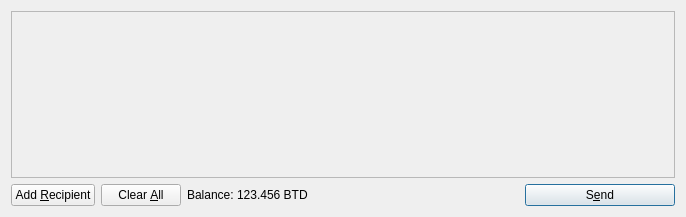
<?xml version="1.0" encoding="UTF-8"?>
<ui version="4.0">
 <class>SendCoinsDialog</class>
 <widget class="QDialog" name="SendCoinsDialog">
  <property name="geometry">
   <rect>
    <x>0</x>
    <y>0</y>
    <width>686</width>
    <height>217</height>
   </rect>
  </property>
  <property name="windowTitle">
   <string>Send Coins</string>
  </property>
  <layout class="QVBoxLayout" name="verticalLayout">
   <item>
    <widget class="QScrollArea" name="scrollArea">
     <property name="widgetResizable">
      <bool>true</bool>
     </property>
     <widget class="QWidget" name="scrollAreaWidgetContents">
      <property name="geometry">
       <rect>
        <x>0</x>
        <y>0</y>
        <width>666</width>
        <height>165</height>
       </rect>
      </property>
      <layout class="QVBoxLayout" name="verticalLayout_2">
       <property name="margin">
        <number>0</number>
       </property>
       <item>
        <layout class="QVBoxLayout" name="entries">
         <property name="spacing">
          <number>6</number>
         </property>
        </layout>
       </item>
       <item>
        <spacer name="verticalSpacer">
         <property name="orientation">
          <enum>Qt::Vertical</enum>
         </property>
         <property name="sizeHint" stdset="0">
          <size>
           <width>20</width>
           <height>40</height>
          </size>
         </property>
        </spacer>
       </item>
      </layout>
     </widget>
    </widget>
   </item>
   <item>
    <layout class="QHBoxLayout" name="horizontalLayout">
     <item>
      <widget class="QPushButton" name="addButton">
       <property name="toolTip">
        <string>Send to multiple recipients at once</string>
       </property>
       <property name="text">
        <string>Add &amp;Recipient</string>
       </property>
       <property name="icon">
        <iconset resource="../bitcoin.qrc">
         <normaloff>:/icons/add</normaloff>:/icons/add</iconset>
       </property>
       <property name="autoDefault">
        <bool>false</bool>
       </property>
      </widget>
     </item>
     <item>
      <widget class="QPushButton" name="clearButton">
       <property name="sizePolicy">
        <sizepolicy hsizetype="Minimum" vsizetype="Fixed">
         <horstretch>0</horstretch>
         <verstretch>0</verstretch>
        </sizepolicy>
       </property>
       <property name="toolTip">
        <string>Remove all transaction fields</string>
       </property>
       <property name="text">
        <string>Clear &amp;All</string>
       </property>
       <property name="icon">
        <iconset resource="../bitcoin.qrc">
         <normaloff>:/icons/remove</normaloff>:/icons/remove</iconset>
       </property>
       <property name="autoRepeatDelay">
        <number>300</number>
       </property>
       <property name="autoDefault">
        <bool>false</bool>
       </property>
      </widget>
     </item>
     <item>
      <layout class="QHBoxLayout" name="horizontalLayout_2">
       <property name="spacing">
        <number>3</number>
       </property>
       <item>
        <widget class="QLabel" name="label">
         <property name="text">
          <string>Balance:</string>
         </property>
        </widget>
       </item>
       <item>
        <widget class="QLabel" name="labelBalance">
         <property name="cursor">
          <cursorShape>IBeamCursor</cursorShape>
         </property>
         <property name="text">
          <string>123.456 BTD</string>
         </property>
         <property name="textInteractionFlags">
          <set>Qt::LinksAccessibleByMouse|Qt::TextSelectableByKeyboard|Qt::TextSelectableByMouse</set>
         </property>
        </widget>
       </item>
      </layout>
     </item>
     <item>
      <spacer name="horizontalSpacer">
       <property name="orientation">
        <enum>Qt::Horizontal</enum>
       </property>
       <property name="sizeHint" stdset="0">
        <size>
         <width>40</width>
         <height>20</height>
        </size>
       </property>
      </spacer>
     </item>
     <item>
      <widget class="QPushButton" name="sendButton">
       <property name="minimumSize">
        <size>
         <width>150</width>
         <height>0</height>
        </size>
       </property>
       <property name="toolTip">
        <string>Confirm the send action</string>
       </property>
       <property name="text">
        <string>S&amp;end</string>
       </property>
       <property name="icon">
        <iconset resource="../bitcoin.qrc">
         <normaloff>:/icons/send</normaloff>:/icons/send</iconset>
       </property>
       <property name="default">
        <bool>true</bool>
       </property>
      </widget>
     </item>
    </layout>
   </item>
  </layout>
 </widget>
 <resources>
  <include location="../bitcoin.qrc"/>
 </resources>
 <connections/>
</ui>
